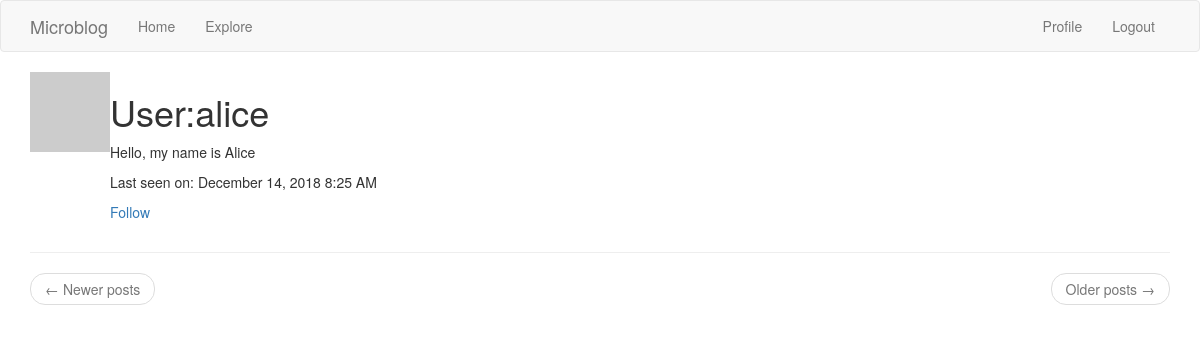
Page /user/alice (signed in) on the committed database.
### app/models.py (models this page shows, shortened)
class PaginatedAPIMixin(object):
    @staticmethod
    def to_collection_dict(query, page, per_page, endpoint, **kwargs):
        resources = query.paginate(page, per_page, False)
        data = {
            'items': [item.to_dict() for item in resources.items],
            '_meta':{
                'page': page,
                'per_page': per_page,
                'total_pages': resources.pages,
                'total_items': resources.total
            },
            '_link': {
                'self': url_for(endpoint, page=page, per_page=per_page,
                                **kwargs),
                'next': url_for(endpoint, page=page + 1, per_page=per_page,
                                **kwargs) if resources.has_next else None,
                'prev': url_for(endpoint, page=page - 1, per_page=per_page,
                                **kwargs) if resources.has_prev else None
            }
        }
        return data

class User(PaginatedAPIMixin, UserMixin, db.Model):
    id = db.Column(db.Integer, primary_key=True)
    username = db.Column(db.String(64), index=True, unique=True)
    email = db.Column(db.String(120), index=True, unique=True)
    password_hash = db.Column(db.String(128))
    posts = db.relationship('Post', backref='author', lazy='dynamic')
    about_me = db.Column(db.String(140))
    last_seen = db.Column(db.DateTime, default=datetime.utcnow)
    followed = db.relationship(
        'User', secondary=followers,
        primaryjoin=(followers.c.follower_id == id),
        secondaryjoin=(followers.c.followed_id == id),
        backref=db.backref('followers', lazy='dynamic'), lazy='dynamic')
    token = db.Column(db.String(32), index=True, unique=True)
    token_expiration = db.Column(db.DateTime)
    def avatar(self, size):
        digest = md5(self.email.lower().encode('utf-8')).hexdigest()
        return 'https://www.gravatar.com/avatar/{}?d=identicon&s={}'.format(digest, size)
    def is_following(self, user):
        return self.followed.filter(
            followers.c.followed_id == user.id
        ).count() > 0

### app/main/routes.py (the view)
@bp.route('/user/<username>')
@login_required
def user(username):
    user = User.query.filter_by(username=username).first_or_404()
    page = request.args.get('page', 1, type=int)
    posts = user.posts.order_by(Post.timestamp.desc()).paginate(
        page, current_app.config['POSTS_PER_PAGE'], False)
    next_url = url_for('main.user', username=user.username, page=posts.next_num) \
        if posts.has_next else None
    prev_url = url_for('main.user', username=user.username, page=posts.prev_num) \
        if posts.has_prev else None
    return render_template('user.html', user=user, posts=posts.items,
                           next_url=next_url, prev_url=prev_url)

### app/main/routes.py (called while the page is built)
@bp.before_request
def before_request():
    if current_user.is_authenticated:
        current_user.last_seen = datetime.utcnow()
        db.session.add(current_user) # which is not necessary cause current user is already there
        db.session.commit()
    g.locale = str(get_locale())

### app/models.py (called while the page is built)
@login.user_loader
def load_user(id):
    return User.query.get(int(id))

    @classmethod
    def before_commit(cls, session):
        session._changes = {
            'add': list(session.new),
            'update': list(session.dirty),
            'delete': list(session.deleted)
        }

    @classmethod
    def after_commit(cls, session):
        for obj in session._changes['add']:
            if isinstance(obj, SearchableMixin):
                add_to_index(obj.__tablename__, obj)
        for obj in session._changes['update']:
            if isinstance(obj, SearchableMixin):
                add_to_index(obj.__tablename__, obj)
        for obj in session._changes['delete']:
            if isinstance(obj, SearchableMixin):
                remove_from_index(obj.__tablename__, obj)
        session._changes = None

### app/templates/user.html (shortened to what this page needs)
{% extends "base.html" %}
{% block app_content %}
    <table>
        <tr valign="top">
            <td><img src="{{ user.avatar(128) }}"></td>
            <td>
                <h1>User:{{ user.username }}</h1>
                {% if user.about_me %}
                    <p>{{ user.about_me }}</p>
                {% endif %}
                {% if user.last_seen %}
                    <p>Last seen on: {{ moment(user.last_seen).format('LLL') }}</p>
                {% endif %}
                {% if user == current_user %}
                    <p><a href="{{ url_for('main.edit_profile') }}">Edit your profile</a></p>
                {% elif not current_user.is_following(user) %}
                    <p><a href="{{ url_for('main.follow', username=user.username) }}">Follow</a></p>
                {% else %}
                    <p><a href="{{ url_for('main.unfollow', username=user.username) }}">Unfollow</a></p>
                {% endif %}
            </td>
        </tr>
    </table>
    <hr>
    <nav aria-label="...">
        <ul class="pager">
            <li class="previous{% if not prev_url %} disabled{% endif %}">
                <a href="{{ prev_url or '#' }}">
                    <span aria-hidden="true">&larr;</span> Newer posts
                </a>
            </li>
            <li class="next{% if not next_url %} disabled{% endif %}">
                <a href="{{ next_url or '#' }}">
                    Older posts <span aria-hidden="true">&rarr;</span>
                </a>
            </li>
        </ul>
    </nav>
{% endblock %}

### rows in the picture
User: username "alice", about_me "Hello, my name is Alice", last_seen "December 14, 2018 8:25 AM"
